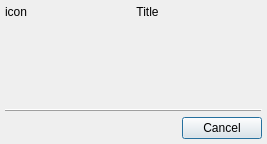
<?xml version="1.0" encoding="UTF-8"?>
<ui version="4.0">
 <class>CommandDialogClass</class>
 <widget class="QDialog" name="CommandDialogClass">
  <property name="geometry">
   <rect>
    <x>0</x>
    <y>0</y>
    <width>267</width>
    <height>144</height>
   </rect>
  </property>
  <layout class="QVBoxLayout" name="verticalLayout">
   <property name="spacing">
    <number>5</number>
   </property>
   <property name="leftMargin">
    <number>5</number>
   </property>
   <property name="topMargin">
    <number>5</number>
   </property>
   <property name="rightMargin">
    <number>5</number>
   </property>
   <property name="bottomMargin">
    <number>5</number>
   </property>
   <item>
    <layout class="QHBoxLayout" name="horizontalLayout">
     <item>
      <widget class="QLabel" name="lblIcon">
       <property name="text">
        <string>icon</string>
       </property>
      </widget>
     </item>
     <item>
      <widget class="QLabel" name="lblTitle">
       <property name="sizePolicy">
        <sizepolicy hsizetype="Expanding" vsizetype="Preferred">
         <horstretch>0</horstretch>
         <verstretch>0</verstretch>
        </sizepolicy>
       </property>
       <property name="text">
        <string>Title</string>
       </property>
       <property name="alignment">
        <set>Qt::AlignCenter</set>
       </property>
      </widget>
     </item>
    </layout>
   </item>
   <item>
    <widget class="QLabel" name="lblInfo">
     <property name="sizePolicy">
      <sizepolicy hsizetype="Expanding" vsizetype="Preferred">
       <horstretch>0</horstretch>
       <verstretch>0</verstretch>
      </sizepolicy>
     </property>
     <property name="textFormat">
      <enum>Qt::PlainText</enum>
     </property>
     <property name="alignment">
      <set>Qt::AlignCenter</set>
     </property>
    </widget>
   </item>
   <item>
    <widget class="QWidget" name="wdtForm" native="true">
     <property name="sizePolicy">
      <sizepolicy hsizetype="Expanding" vsizetype="Expanding">
       <horstretch>0</horstretch>
       <verstretch>0</verstretch>
      </sizepolicy>
     </property>
    </widget>
   </item>
   <item>
    <spacer name="verticalSpacer">
     <property name="orientation">
      <enum>Qt::Vertical</enum>
     </property>
     <property name="sizeHint" stdset="0">
      <size>
       <width>20</width>
       <height>40</height>
      </size>
     </property>
    </spacer>
   </item>
   <item>
    <widget class="QFrame" name="frame">
     <property name="sizePolicy">
      <sizepolicy hsizetype="Expanding" vsizetype="Fixed">
       <horstretch>0</horstretch>
       <verstretch>0</verstretch>
      </sizepolicy>
     </property>
     <property name="frameShape">
      <enum>QFrame::HLine</enum>
     </property>
     <property name="frameShadow">
      <enum>QFrame::Raised</enum>
     </property>
    </widget>
   </item>
   <item>
    <widget class="QDialogButtonBox" name="dbbButtons">
     <property name="standardButtons">
      <set>QDialogButtonBox::Cancel</set>
     </property>
    </widget>
   </item>
  </layout>
 </widget>
 <layoutdefault spacing="6" margin="11"/>
 <resources/>
 <connections/>
</ui>
